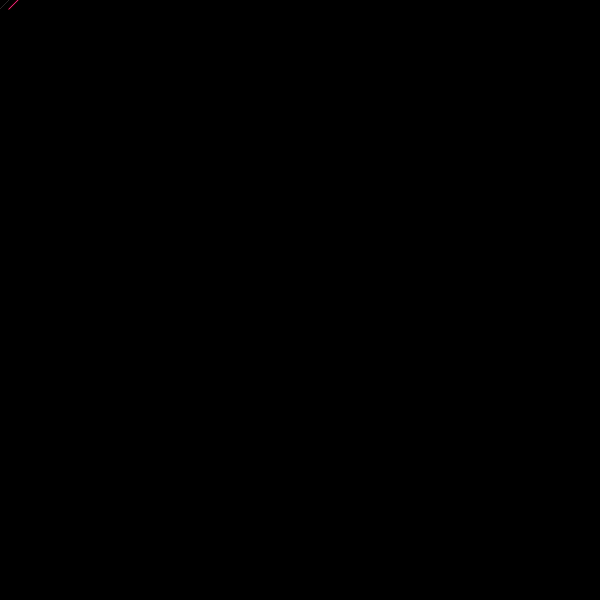
Frame 1 (no input)
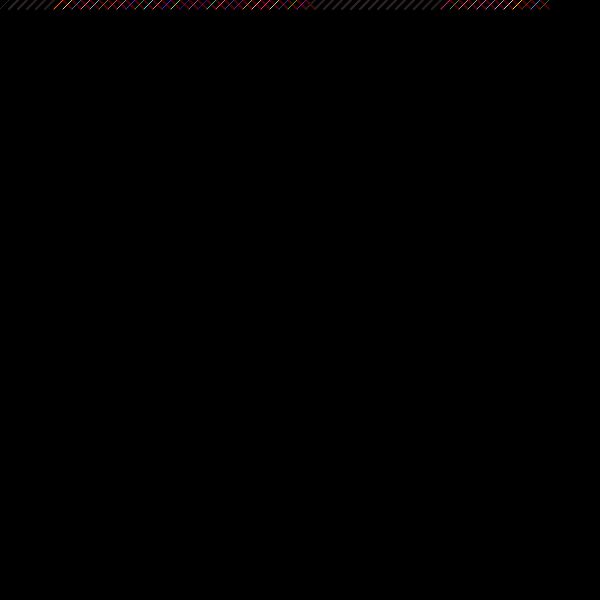
Frame 60 (no input)
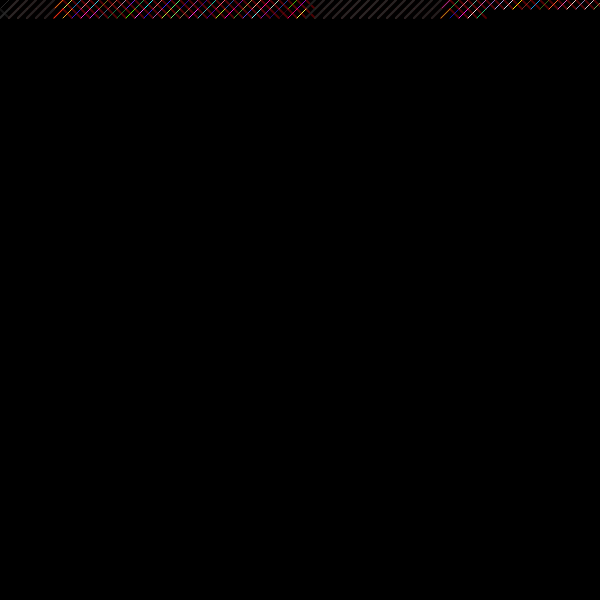
Frame 120 (the mouse pressed at the canvas centre since frame 60)

The p5.js sketch that drew these frames (run headless with seeded random() and noise() and a simulated clock; from frame 60 on, the mouse is pressed at the canvas centre):

// p5.js sketch
// ── sketch.js
var inc = 0.05; // incremento ripetizione

var sizeSquared = 600; // dimensione della tela
var slashSize = 9; // grandezza deloo slash

var x = 0, y = 0;
var xoff = 0, yoff = 0;


function setup()
{
  createCanvas(sizeSquared, sizeSquared);
  background(0);
}
function draw()
{
 
  var n = noise(xoff, yoff) * 100; // variazione di gradazione
  stroke(n * 60 / 100); // colore della linea

  if(n < 50)
  {
    
    //line(x, y, x + slashSize, y + slashSize);
  }
  else
  {
    line(x, y + slashSize, x + slashSize, y);
  }

  x += slashSize;

  xoff += inc;

  if(x >= sizeSquared)
  {
    
    x = 0;
    xoff = 0;

    y += slashSize;
    yoff += inc;
}else
  {
    stroke( random(10,255),random(10,255), random(10,255));
    strokeWeight(1);
    line(x, y + slashSize, x + slashSize, y);
    
    noFill();
colorMode(RGB, 255, 255, 255, 1);
strokeWeight(2);
stroke(255, 0, 10, 0.3);  
  }
  
  if(n < 50)
  {
    
    line(x, y, x + slashSize, y + slashSize);
  }
  else
  {
    line(x, y + slashSize, x + slashSize, y);
  }
}
